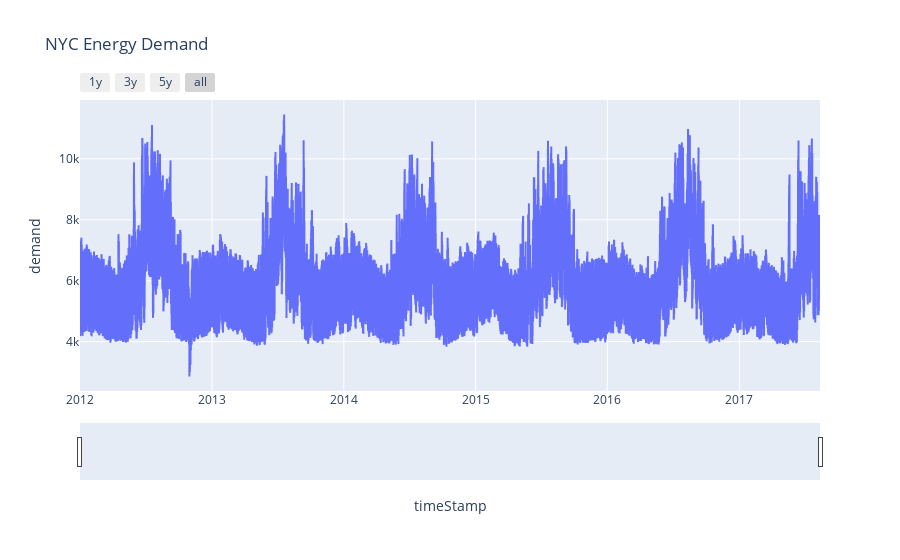

The notebook cell saved with this chart:
### Code cell
fig = px.line(df, x='timeStamp', y='demand', title='NYC Energy Demand')

fig.update_xaxes(
    rangeslider_visible=True,
    rangeselector=dict(
        buttons=list([
            dict(count=1, label="1y", step="year", stepmode="backward"),
            dict(count=2, label="3y", step="year", stepmode="backward"),
            dict(count=3, label="5y", step="year", stepmode="backward"),
            dict(step="all")
        ])
    )
)
fig.show()

### Figure 1 — Plotly figure (JSON) as saved in the notebook; plotly's stock layout.template omitted (floating-point values rounded to 4 significant figures; data arrays with more than 128 entries replaced by an {"elided": "..."} marker saying what was removed)
{"data": [{"hovertemplate": "timeStamp=%{x}<br>demand=%{y}<extra></extra>", "legendgroup": "", "line": {"color": "#636efa", "dash": "solid"}, "marker": {"symbol": "circle"}, "mode": "lines", "name": "", "showlegend": false, "type": "scattergl", "x": {"elided": "49205 str values"}, "xaxis": "x", "y": {"elided": "49205 float values"}, "yaxis": "y"}], "layout": {"legend": {"tracegroupgap": 0}, "title": {"text": "NYC Energy Demand"}, "xaxis": {"anchor": "y", "domain": [0, 1], "rangeselector": {"buttons": [{"count": 1, "label": "1y", "step": "year", "stepmode": "backward"}, {"count": 2, "label": "3y", "step": "year", "stepmode": "backward"}, {"count": 3, "label": "5y", "step": "year", "stepmode": "backward"}, {"step": "all"}]}, "rangeslider": {"visible": true}, "title": {"text": "timeStamp"}}, "yaxis": {"anchor": "x", "domain": [0, 1], "title": {"text": "demand"}}}}
